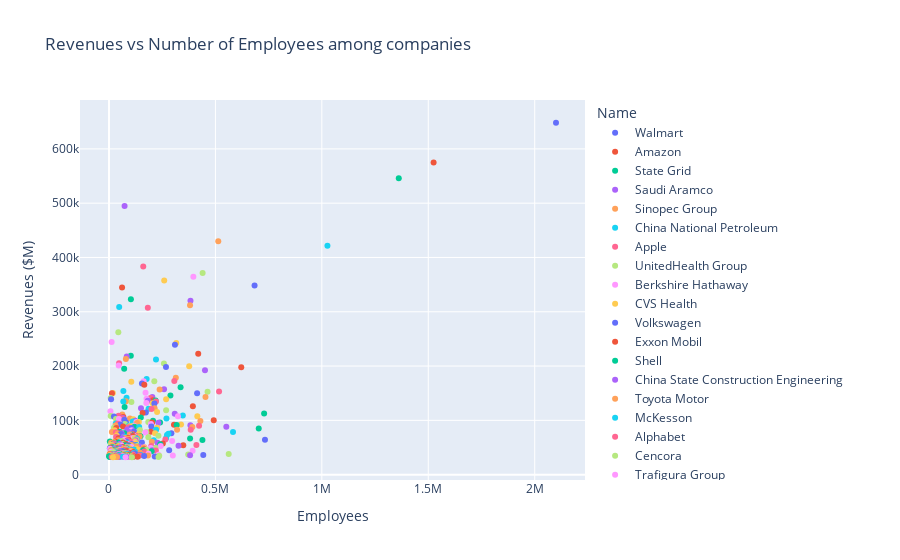

Notebook code for this chart:
### Code cell
# plotting the number of employees vs Revenue
fig = px.scatter(df, x='Employees', y='Revenues ($M)', color='Name', title='Revenues vs Number of Employees among companies')
fig.show()
